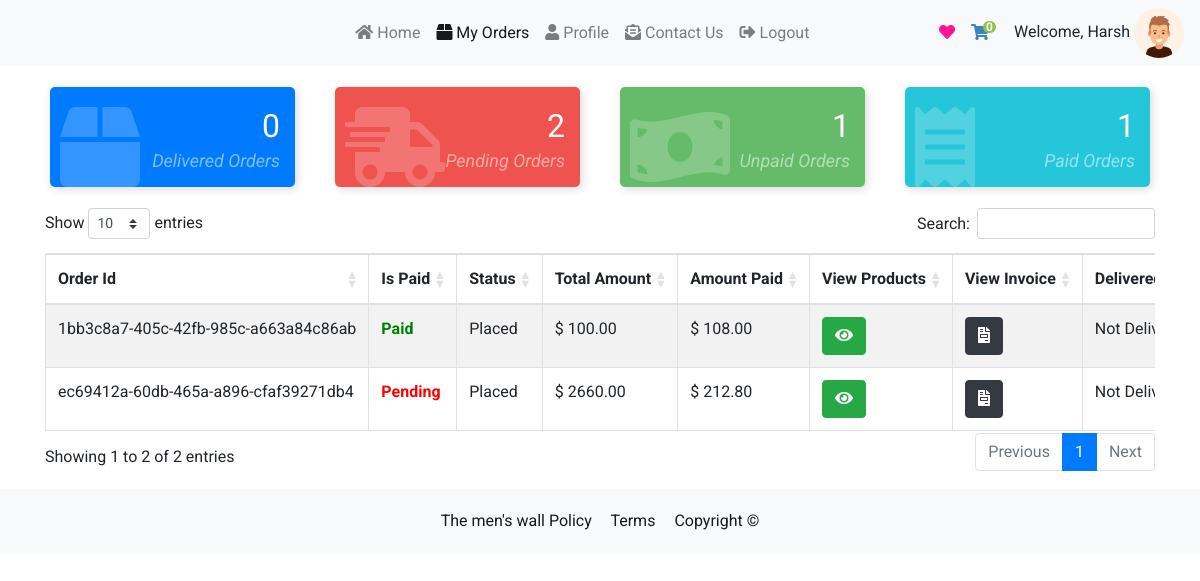
/orders/myOrders/ (signed in), run on the app's committed database.
### users/models.py (models this page shows, shortened)
class CustomeUser(AbstractUser):
	role_list = [
		('buyer', 'buyer'),
		('seller', 'seller')
	]
	role = models.CharField(max_length=10, choices=role_list,null=True,blank=True,default='buyer')
	contact_no = models.CharField(null=True,blank=True,max_length=20,default="")
	fullname = models.CharField(max_length=100,default="",null=True,blank=True)

class Profile(models.Model):
	user = models.OneToOneField(CustomeUser, on_delete=models.CASCADE)
	image = models.ImageField(default='default.png', upload_to='profile_pics')
	slug = AutoSlugField(populate_from='user')
	bio = models.CharField(max_length=255, blank=True)
	friends = models.ManyToManyField("Profile", blank=True)

### orders/models.py (models this page shows, shortened)
class Order(models.Model):
    status_type = [
        (
            'Placed','Placed'
        ),
        (
            'Packed','Packed'
        ),
        (
            'Shipped','Shipped'
        ),
        (
            'Delivered','Delivered'
        )
    ]
    user = models.ForeignKey(CustomeUser, on_delete=models.CASCADE, null=True)
    paymentMethod = models.CharField(max_length=200, null=True, blank=True)
    totalPrice = models.DecimalField(
        max_digits=20, decimal_places=2, null=True, blank=True)
    amountPaid = models.DecimalField(
        max_digits=20, decimal_places=2, null=True, blank=True)
    isPaid = models.BooleanField(default=False)
    paidAt = models.DateTimeField(auto_now_add=False, null=True, blank=True)
    deliveredAt = models.DateTimeField(
        auto_now_add=False, null=True, blank=True)
    createdAt = models.DateTimeField(auto_now_add=True)
    id = models.AutoField(primary_key=True, editable=False)
    status = models.CharField(choices=status_type,null=True,blank=True,max_length=50)
    uuid = models.UUIDField(default=uuid.uuid4, unique=True, db_index=True, editable=False)

### orders/views.py (the view)
# urls.py: path('myOrders/',myOrders,name="myOrders"),
def myOrders(request):
    if request.user.is_authenticated:
        if request.user.role == 'buyer':
            totalDeliveredOrders = Order.objects.filter(user=request.user,status='Delivered').count()
            totalPendigOrders = Order.objects.filter(Q(user=request.user) and ~Q(status='Delivered')).count()
            totalPaidOrders = Order.objects.filter(user=request.user,isPaid=True).count()
            totalUnPaidOrders = Order.objects.filter(user=request.user,isPaid=False).count()
            totalOrders =  Order.objects.filter(user=request.user).order_by(
                '-createdAt'
            )
            return render(request,'products/buyerOrders.html',{
                'totalDeliveredOrders':totalDeliveredOrders,
                'totalPendigOrders':totalPendigOrders,
                'totalPaidOrders':totalPaidOrders,
                'totalUnPaidOrders':totalUnPaidOrders,
                "totalOrders":totalOrders
            })
    else:
        return redirect('home')

### feed/views.py (called while the page is built)
def CountNotifications(request):
	count_notifications = 0
	if request.user.is_authenticated:
		count_notifications = Notification.objects.filter(user=request.user, is_seen=False).count()
	return {'count_notifications':count_notifications}

def GetProfile(request):
	you = ''
	if request.user.is_authenticated:
		p = request.user.profile
		you = p.user
	return {'profile':you}

### templates/products/buyerOrders.html (shortened to what this page needs)
{% extends "products/ecommBase.html" %}
{% load static %}
{% block style %}
<link rel="stylesheet" href="https://cdnjs.cloudflare.com/ajax/libs/twitter-bootstrap/4.5.2/css/bootstrap.css">
<link rel="stylesheet" href="https://cdn.datatables.net/1.10.25/css/dataTables.bootstrap4.min.css">
<link rel="stylesheet" href="https://cdn.datatables.net/responsive/2.2.9/css/responsive.bootstrap4.min.css">
    <link href="https://cdnjs.cloudflare.com/ajax/libs/font-awesome/5.13.0/css/all.min.css" rel="stylesheet">
{% endblock %}
{% block content %}
<div class="container mt-3">
  <div class="row">
    <div class="col-md-3">
      <div class="card-counter primary">
        <i class="fas fa-box"></i>
        <span class="count-numbers">{{ totalDeliveredOrders }}</span>
        <span class="count-name">Delivered Orders</span>
      </div>
    </div>
    <div class="col-md-3">
      <div class="card-counter danger">
        <i class="fas fa-shipping-fast"></i>
        <span class="count-numbers">{{ totalPendigOrders }}</span>
        <span class="count-name">Pending Orders</span>
      </div>
    </div>
    <div class="col-md-3">
      <div class="card-counter success">
        <i class="fas fa-money-bill-wave"></i>
        <span class="count-numbers">{{ totalUnPaidOrders }}</span>
        <span class="count-name">Unpaid Orders</span>
      </div>
    </div>
    <div class="col-md-3">
      <div class="card-counter info">
        <i class="fas fa-receipt"></i>
        <span class="count-numbers">{{ totalPaidOrders  }}</span>
        <span class="count-name"> Paid Orders</span>
      </div>
    </div>
  </div>
    <div class="myOrders my-3">
        <table id="myTable" class="table table-striped table-bordered dt-responsive nowrap" style="width:100%">
                 <thead>
                    <tr>
                        <th>Order Id</th>
                        <th>Is Paid</th>
                        <th>Status</th>
                        <th>Total Amount</th>
                        <th>Amount Paid</th>
                        <th>View Products</th>
                        <th>View Invoice</th>
                        <th>Delivered At:</th>
                    </tr>
                </thead>
                <tbody>
                {% for order in totalOrders %}
                    <tr>
                           <td id="orderId_{{ order.pk }}">{{ order.uuid }}</td>
                        <td>{% if order.isPaid %}<span style="color: green;font-weight: bold">Paid</span>{% else %}<span style="color: red;font-weight: bold">Pending</span> {% endif %}</td>
                        <td>{{ order.status }}</td>
                        <td id="total_price_{{ order.pk }}">$ {{ order.totalPrice }}</td>
                        <td>$ {{ order.amountPaid }}</td>
                        <td><button class="btn btn-success displayProducts" id="displayProducts_{{ order.pk }}" data-placement="bottom" title="Display Order Products"><i class="fas fa-eye"></i></button></td>
                        <td><a class="btn btn-dark " href="{% url 'invoice' order.pk %}?access=read" data-placement="bottom" title="Get Invoice"><i class="fas fa-file-invoice"></i></a></td>
                       <td>{% if order.deliveredAt %}{{ order.deliveredAt }} {% else %} Not Delivered {% endif %}</td>
                    </tr>
                {% endfor %}
                </tbody>
        </table>
    </div>
</div>
{% endblock %}

### templates/products/ecommBase.html (shortened to what this page needs)
{% load static %}
<!DOCTYPE html>
<html lang="en">
<head>
    <link href="https://cdnjs.cloudflare.com/ajax/libs/font-awesome/5.13.0/css/all.min.css" rel="stylesheet">
    <link rel="stylesheet" href="https://cdn.jsdelivr.net/npm/bootstrap@4.5.3/dist/css/bootstrap.min.css">
    {% block style %}
    {% endblock %}
</head>
<body>
<nav class="navbar navbar-expand-md bg-light navbar-light">
  <a class="navbar-brand" href="{% url 'home' %}" style="width:27%">
       </a>
  <div class="collapse navbar-collapse" id="collapsibleNavbar">
    <ul class="navbar-nav">
      {% if user.role == "seller" %}
      <li class="nav-item">
        <a class="nav-link active" href="{% url 'sellerDash' %}" ><i class="fa fa-list-alt" aria-hidden="true"></i>&nbsp;My Products</a>
      </li>
      <li class="nav-item">
        <a class="nav-link" href="{% url 'sellerOrders' %}"><i class="fa fa-shopping-cart" aria-hidden="true"></i>&nbsp;My Orders</a>
      </li>
    <li class="nav-item ">
        <a class="nav-link" href="{% url 'profile' %}"><i class="fa fa-user" aria-hidden="true"></i>&nbsp;Profile</a>
      </li>
        {% else  %}
      <li class="nav-item">
        <a class="nav-link {% if '/products/buyproducts/' == request.path %}active {% endif %}" href="{% url 'buyproducts' %}" ><i class="fas fa-home" aria-hidden="true"></i>&nbsp;Home</a>
      </li>
      <li class="nav-item">
        <a class="nav-link {% if '/orders/myOrders/' == request.path %}active {% endif %}" href="{% url 'myOrders' %}"><i class="fas fa-box" aria-hidden="true"></i>&nbsp;My Orders</a>
      </li>
           <li class="nav-item">
        <a class="nav-link {% if '/products/buyerprofile/' == request.path %}active {% endif %}" href="{% url 'buyerprofile' %}"><i class="fa fa-user" aria-hidden="true"></i>&nbsp;Profile</a>
      </li>
        {% endif  %}
     <li class="nav-item">
        <a class="nav-link  {% if '/contactus/' == request.path %}active{% endif %}" href="{% url 'contactus' %}"><i class="fas fa-envelope-open-text" aria-hidden="true"></i>&nbsp;Contact Us</a>
      </li>
        <li class="nav-item">
        <a class="nav-link " href="{% url 'logout' %}">{% if '/orders/myOrders/' == request.path %}<i class="fas fa-sign-out-alt"></i>{% else %}<i class="fas fa-sign-out-alt" aria-hidden="true"></i>{% endif %}&nbsp;Logout</a>
      </li>
    </ul>
   {% if user.role == "buyer" %}
    <ul class="navbar-nav ml-auto" style="margin-right: 10px">
         <li class="nav-item">
            <a class="nav-link" style="color: deeppink;cursor: pointer">
                <i class="fa fa-heart"  id="popWishlist"></i>
            </a>
         </li>
         <li class="nav-item" style="list-style: none !important;">
            <a class="nav-link" href="{% url 'cart' %}" style="color: #3E83C5">
            <i class="fa fa-shopping-cart"  id="popcart"></i>
            <span class="badge badge-dark" id="CartCounter" style="border-radius: 50px;background-color: #89C34A">0</span>
            </a>
         </li>
    </ul>
  {% endif %}
  </div>
     <div class="user-img">
               <span>Welcome,</span>
                <span>{{ profile.profile.user.username }}</span>
                <img src="{{ profile.profile.image.url }}" alt="" style="vertical-align: middle;
                    width: 50px;
                    height: 50px;
                    border-radius: 50%;">
            </div>
</nav>
    {% block content %}
    {% endblock content %}
    <div class="bottombar">
        <div class="container">
            <div class="row">
                <div class="col-md-12">
                    <div class="bottom_footer">
                        <span class="copyright"><a target="_blank" href="#">The men's wall</a></span>
                        <span class="terms">
                            <a class="copyright" target="_blank" href="{% url 'privacy_policy' %}"
                               style="margin-right: 15px">Policy</a>
                            <a class="copyright" target="_blank" href="{% url 'terms_condition' %}"
                               style="margin-right: 15px">Terms</a>
                            <a class="copyright" target="_blank" href="#">Copyright <span>©</span></a>
                        </span>
                    </div>
                </div>
            </div>
        </div>
    </div>
</body>
</html>

### templates/products/ecommBase.html (style rules this page uses)
body { font-family: 'Roboto', sans-serif !important; }
.bottombar { background-color: #f8f9fa; padding: 20px; text-align: center; }
.bottom_footer a { color: rgba(0,0,0,.9); font-size: 16px; }
.badge { padding-left: 5px; padding-right: 5px; -webkit-border-radius: 9px; -moz-border-radius: 9px; border-radius: 9px; }
#CartCounter , #whishListCounter { font-size: 12px; background: #3E83C5; color: #fff; padding: 0 3px; vertical-align: top; margin-left: -10px; }

### templates/products/buyerOrders.html (style rules this page uses)
.card-counter { box-shadow: 2px 2px 10px #DADADA; margin: 5px; padding: 20px 10px; background-color: #fff; height: 100px; border-radius: 5px; transition: .3s linear all; }
.card-counter.primary { background-color: #007bff; color: #FFF; }
.card-counter.danger { background-color: #ef5350; color: #FFF; }
.card-counter.success { background-color: #66bb6a; color: #FFF; }
.card-counter.info { background-color: #26c6da; color: #FFF; }
.card-counter i { font-size: 5em; opacity: 0.2; }
.card-counter .count-numbers { position: absolute; right: 35px; top: 20px; font-size: 32px; display: block; }
.card-counter .count-name { position: absolute; right: 35px; top: 65px; font-style: italic; text-transform: capitalize; opacity: 0.5; display: block; font-size: 18px; }

### data on the page
CustomeUser: profile.user.username "Harsh", profile.image (placeholder picture)
Order: uuid "1bb3c8a7-405c-42fb-985c-a663a84c86ab", isPaid "Paid", status "Placed", totalPrice "100.00", amountPaid "108.00", shows "Not…"
Order: uuid "ec69412a-60db-465a-a896-cfaf39271db4", isPaid "Pending", status "Placed", totalPrice "2660.00", amountPaid "212.80", shows "Not…"

### other printed values
{{ totalDeliveredOrders }} "0"
{{ totalPendigOrders }} "2"
{{ totalUnPaidOrders }} "1"
{{ totalPaidOrders }} "1"
